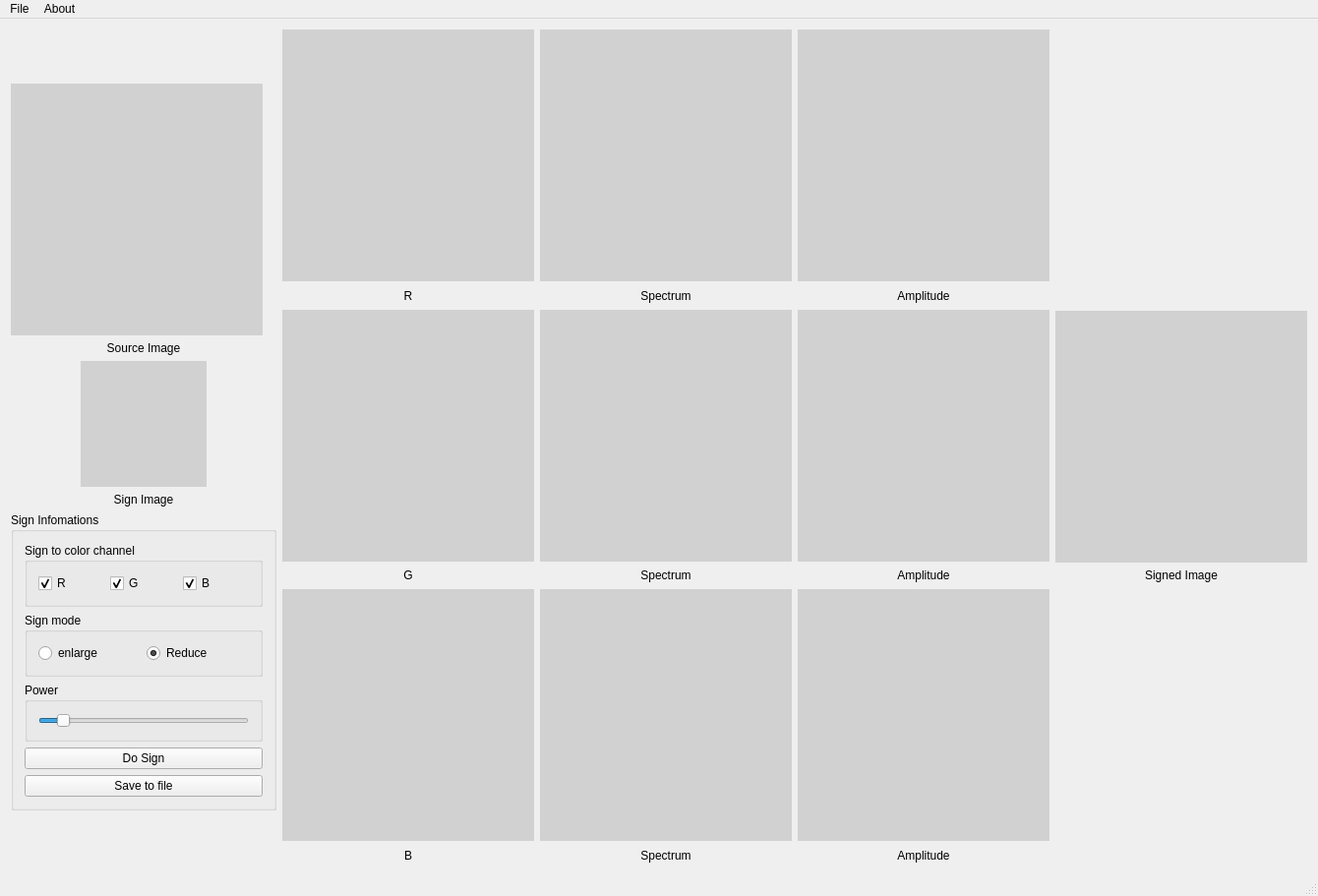
<?xml version="1.0" encoding="UTF-8"?>
<ui version="4.0">
 <class>ImageSignerClass</class>
 <widget class="QMainWindow" name="ImageSignerClass">
  <property name="geometry">
   <rect>
    <x>0</x>
    <y>0</y>
    <width>1340</width>
    <height>911</height>
   </rect>
  </property>
  <property name="windowTitle">
   <string>ImageSigner</string>
  </property>
  <widget class="QWidget" name="centralWidget">
   <layout class="QHBoxLayout" name="horizontalLayout_7">
    <item>
     <layout class="QVBoxLayout" name="verticalLayout_13">
      <item>
       <spacer name="verticalSpacer_2">
        <property name="orientation">
         <enum>Qt::Vertical</enum>
        </property>
        <property name="sizeHint" stdset="0">
         <size>
          <width>20</width>
          <height>40</height>
         </size>
        </property>
       </spacer>
      </item>
      <item>
       <layout class="QVBoxLayout" name="verticalLayout">
        <item>
         <widget class="QWidget" name="widget_Res" native="true">
          <property name="minimumSize">
           <size>
            <width>256</width>
            <height>256</height>
           </size>
          </property>
          <property name="maximumSize">
           <size>
            <width>256</width>
            <height>256</height>
           </size>
          </property>
          <property name="styleSheet">
           <string notr="true">background-color: rgb(209, 209, 209);</string>
          </property>
         </widget>
        </item>
        <item>
         <widget class="QLabel" name="label">
          <property name="text">
           <string>Source Image</string>
          </property>
          <property name="alignment">
           <set>Qt::AlignCenter</set>
          </property>
         </widget>
        </item>
       </layout>
      </item>
      <item>
       <layout class="QVBoxLayout" name="verticalLayout_11">
        <item>
         <layout class="QHBoxLayout" name="horizontalLayout_4">
          <item>
           <spacer name="horizontalSpacer">
            <property name="orientation">
             <enum>Qt::Horizontal</enum>
            </property>
            <property name="sizeHint" stdset="0">
             <size>
              <width>40</width>
              <height>20</height>
             </size>
            </property>
           </spacer>
          </item>
          <item>
           <widget class="QWidget" name="widget_Sign" native="true">
            <property name="minimumSize">
             <size>
              <width>128</width>
              <height>128</height>
             </size>
            </property>
            <property name="maximumSize">
             <size>
              <width>128</width>
              <height>128</height>
             </size>
            </property>
            <property name="styleSheet">
             <string notr="true">background-color: rgb(209, 209, 209);</string>
            </property>
           </widget>
          </item>
          <item>
           <spacer name="horizontalSpacer_2">
            <property name="orientation">
             <enum>Qt::Horizontal</enum>
            </property>
            <property name="sizeHint" stdset="0">
             <size>
              <width>40</width>
              <height>20</height>
             </size>
            </property>
           </spacer>
          </item>
         </layout>
        </item>
        <item>
         <widget class="QLabel" name="label_11">
          <property name="text">
           <string>Sign Image</string>
          </property>
          <property name="alignment">
           <set>Qt::AlignCenter</set>
          </property>
         </widget>
        </item>
        <item>
         <widget class="QGroupBox" name="groupBox">
          <property name="title">
           <string>Sign Infomations</string>
          </property>
          <layout class="QVBoxLayout" name="verticalLayout_16">
           <item>
            <widget class="QGroupBox" name="groupBox_2">
             <property name="title">
              <string>Sign to color channel</string>
             </property>
             <layout class="QVBoxLayout" name="verticalLayout_14">
              <item>
               <layout class="QHBoxLayout" name="horizontalLayout_5">
                <item>
                 <widget class="QCheckBox" name="checkBox_R">
                  <property name="text">
                   <string>R</string>
                  </property>
                  <property name="checked">
                   <bool>true</bool>
                  </property>
                 </widget>
                </item>
                <item>
                 <widget class="QCheckBox" name="checkBox_G">
                  <property name="text">
                   <string>G</string>
                  </property>
                  <property name="checked">
                   <bool>true</bool>
                  </property>
                 </widget>
                </item>
                <item>
                 <widget class="QCheckBox" name="checkBox_B">
                  <property name="text">
                   <string>B</string>
                  </property>
                  <property name="checked">
                   <bool>true</bool>
                  </property>
                 </widget>
                </item>
               </layout>
              </item>
             </layout>
            </widget>
           </item>
           <item>
            <widget class="QGroupBox" name="groupBox_3">
             <property name="title">
              <string>Sign mode</string>
             </property>
             <layout class="QHBoxLayout" name="horizontalLayout_6">
              <item>
               <widget class="QRadioButton" name="radioButton_Enlarge">
                <property name="text">
                 <string>enlarge</string>
                </property>
               </widget>
              </item>
              <item>
               <widget class="QRadioButton" name="radioButton_Reduce">
                <property name="text">
                 <string>Reduce</string>
                </property>
                <property name="checked">
                 <bool>true</bool>
                </property>
               </widget>
              </item>
             </layout>
            </widget>
           </item>
           <item>
            <widget class="QGroupBox" name="groupBox_4">
             <property name="title">
              <string>Power</string>
             </property>
             <layout class="QVBoxLayout" name="verticalLayout_15">
              <item>
               <widget class="QSlider" name="horizontalSlider_Power">
                <property name="minimum">
                 <number>1</number>
                </property>
                <property name="maximum">
                 <number>100</number>
                </property>
                <property name="value">
                 <number>10</number>
                </property>
                <property name="orientation">
                 <enum>Qt::Horizontal</enum>
                </property>
               </widget>
              </item>
             </layout>
            </widget>
           </item>
           <item>
            <widget class="QPushButton" name="pushButton_DoSign">
             <property name="text">
              <string>Do Sign</string>
             </property>
            </widget>
           </item>
           <item>
            <widget class="QPushButton" name="pushButton_SaveTo">
             <property name="text">
              <string>Save to file</string>
             </property>
            </widget>
           </item>
          </layout>
         </widget>
        </item>
       </layout>
      </item>
      <item>
       <spacer name="verticalSpacer">
        <property name="orientation">
         <enum>Qt::Vertical</enum>
        </property>
        <property name="sizeHint" stdset="0">
         <size>
          <width>20</width>
          <height>40</height>
         </size>
        </property>
       </spacer>
      </item>
     </layout>
    </item>
    <item>
     <layout class="QVBoxLayout" name="verticalLayout_12">
      <item>
       <layout class="QHBoxLayout" name="horizontalLayout">
        <item>
         <layout class="QVBoxLayout" name="verticalLayout_4">
          <item>
           <widget class="QWidget" name="widget_RColor" native="true">
            <property name="minimumSize">
             <size>
              <width>256</width>
              <height>256</height>
             </size>
            </property>
            <property name="styleSheet">
             <string notr="true">background-color: rgb(209, 209, 209);</string>
            </property>
           </widget>
          </item>
          <item>
           <widget class="QLabel" name="label_4">
            <property name="text">
             <string>R</string>
            </property>
            <property name="alignment">
             <set>Qt::AlignCenter</set>
            </property>
           </widget>
          </item>
         </layout>
        </item>
        <item>
         <layout class="QVBoxLayout" name="verticalLayout_2">
          <item>
           <widget class="QWidget" name="widget_RSpec" native="true">
            <property name="minimumSize">
             <size>
              <width>256</width>
              <height>256</height>
             </size>
            </property>
            <property name="maximumSize">
             <size>
              <width>256</width>
              <height>16777215</height>
             </size>
            </property>
            <property name="styleSheet">
             <string notr="true">background-color: rgb(209, 209, 209);</string>
            </property>
           </widget>
          </item>
          <item>
           <widget class="QLabel" name="label_2">
            <property name="text">
             <string>Spectrum</string>
            </property>
            <property name="alignment">
             <set>Qt::AlignCenter</set>
            </property>
           </widget>
          </item>
         </layout>
        </item>
        <item>
         <layout class="QVBoxLayout" name="verticalLayout_3">
          <item>
           <widget class="QWidget" name="widget_RAmp" native="true">
            <property name="minimumSize">
             <size>
              <width>256</width>
              <height>256</height>
             </size>
            </property>
            <property name="styleSheet">
             <string notr="true">background-color: rgb(209, 209, 209);</string>
            </property>
           </widget>
          </item>
          <item>
           <widget class="QLabel" name="label_3">
            <property name="text">
             <string>Amplitude</string>
            </property>
            <property name="alignment">
             <set>Qt::AlignCenter</set>
            </property>
           </widget>
          </item>
         </layout>
        </item>
       </layout>
      </item>
      <item>
       <layout class="QHBoxLayout" name="horizontalLayout_2">
        <item>
         <layout class="QVBoxLayout" name="verticalLayout_5">
          <item>
           <widget class="QWidget" name="widget_GColor" native="true">
            <property name="minimumSize">
             <size>
              <width>256</width>
              <height>256</height>
             </size>
            </property>
            <property name="styleSheet">
             <string notr="true">background-color: rgb(209, 209, 209);</string>
            </property>
           </widget>
          </item>
          <item>
           <widget class="QLabel" name="label_5">
            <property name="text">
             <string>G</string>
            </property>
            <property name="alignment">
             <set>Qt::AlignCenter</set>
            </property>
           </widget>
          </item>
         </layout>
        </item>
        <item>
         <layout class="QVBoxLayout" name="verticalLayout_6">
          <item>
           <widget class="QWidget" name="widget_GSpec" native="true">
            <property name="minimumSize">
             <size>
              <width>256</width>
              <height>256</height>
             </size>
            </property>
            <property name="maximumSize">
             <size>
              <width>256</width>
              <height>16777215</height>
             </size>
            </property>
            <property name="styleSheet">
             <string notr="true">background-color: rgb(209, 209, 209);</string>
            </property>
           </widget>
          </item>
          <item>
           <widget class="QLabel" name="label_6">
            <property name="text">
             <string>Spectrum</string>
            </property>
            <property name="alignment">
             <set>Qt::AlignCenter</set>
            </property>
           </widget>
          </item>
         </layout>
        </item>
        <item>
         <layout class="QVBoxLayout" name="verticalLayout_7">
          <item>
           <widget class="QWidget" name="widget_GAmp" native="true">
            <property name="minimumSize">
             <size>
              <width>256</width>
              <height>256</height>
             </size>
            </property>
            <property name="styleSheet">
             <string notr="true">background-color: rgb(209, 209, 209);</string>
            </property>
           </widget>
          </item>
          <item>
           <widget class="QLabel" name="label_7">
            <property name="text">
             <string>Amplitude</string>
            </property>
            <property name="alignment">
             <set>Qt::AlignCenter</set>
            </property>
           </widget>
          </item>
         </layout>
        </item>
       </layout>
      </item>
      <item>
       <layout class="QHBoxLayout" name="horizontalLayout_3">
        <item>
         <layout class="QVBoxLayout" name="verticalLayout_8">
          <item>
           <widget class="QWidget" name="widget_BColor" native="true">
            <property name="minimumSize">
             <size>
              <width>256</width>
              <height>256</height>
             </size>
            </property>
            <property name="styleSheet">
             <string notr="true">background-color: rgb(209, 209, 209);</string>
            </property>
           </widget>
          </item>
          <item>
           <widget class="QLabel" name="label_8">
            <property name="text">
             <string>B</string>
            </property>
            <property name="alignment">
             <set>Qt::AlignCenter</set>
            </property>
           </widget>
          </item>
         </layout>
        </item>
        <item>
         <layout class="QVBoxLayout" name="verticalLayout_9">
          <item>
           <widget class="QWidget" name="widget_BSpec" native="true">
            <property name="minimumSize">
             <size>
              <width>256</width>
              <height>256</height>
             </size>
            </property>
            <property name="maximumSize">
             <size>
              <width>256</width>
              <height>16777215</height>
             </size>
            </property>
            <property name="styleSheet">
             <string notr="true">background-color: rgb(209, 209, 209);</string>
            </property>
           </widget>
          </item>
          <item>
           <widget class="QLabel" name="label_9">
            <property name="text">
             <string>Spectrum</string>
            </property>
            <property name="alignment">
             <set>Qt::AlignCenter</set>
            </property>
           </widget>
          </item>
         </layout>
        </item>
        <item>
         <layout class="QVBoxLayout" name="verticalLayout_10">
          <item>
           <widget class="QWidget" name="widget_BAmp" native="true">
            <property name="minimumSize">
             <size>
              <width>256</width>
              <height>256</height>
             </size>
            </property>
            <property name="styleSheet">
             <string notr="true">background-color: rgb(209, 209, 209);</string>
            </property>
           </widget>
          </item>
          <item>
           <widget class="QLabel" name="label_10">
            <property name="text">
             <string>Amplitude</string>
            </property>
            <property name="alignment">
             <set>Qt::AlignCenter</set>
            </property>
           </widget>
          </item>
         </layout>
        </item>
       </layout>
      </item>
     </layout>
    </item>
    <item>
     <layout class="QVBoxLayout" name="verticalLayout_18">
      <item>
       <spacer name="verticalSpacer_3">
        <property name="orientation">
         <enum>Qt::Vertical</enum>
        </property>
        <property name="sizeHint" stdset="0">
         <size>
          <width>20</width>
          <height>40</height>
         </size>
        </property>
       </spacer>
      </item>
      <item>
       <layout class="QVBoxLayout" name="verticalLayout_17">
        <item>
         <widget class="QWidget" name="widget_SignedImage" native="true">
          <property name="minimumSize">
           <size>
            <width>256</width>
            <height>256</height>
           </size>
          </property>
          <property name="maximumSize">
           <size>
            <width>256</width>
            <height>256</height>
           </size>
          </property>
          <property name="styleSheet">
           <string notr="true">background-color: rgb(209, 209, 209);</string>
          </property>
         </widget>
        </item>
        <item>
         <widget class="QLabel" name="label_12">
          <property name="text">
           <string>Signed Image</string>
          </property>
          <property name="alignment">
           <set>Qt::AlignCenter</set>
          </property>
         </widget>
        </item>
       </layout>
      </item>
      <item>
       <spacer name="verticalSpacer_4">
        <property name="orientation">
         <enum>Qt::Vertical</enum>
        </property>
        <property name="sizeHint" stdset="0">
         <size>
          <width>20</width>
          <height>40</height>
         </size>
        </property>
       </spacer>
      </item>
     </layout>
    </item>
   </layout>
  </widget>
  <widget class="QMenuBar" name="menuBar">
   <property name="geometry">
    <rect>
     <x>0</x>
     <y>0</y>
     <width>1340</width>
     <height>23</height>
    </rect>
   </property>
   <widget class="QMenu" name="menuFile">
    <property name="title">
     <string>File</string>
    </property>
    <addaction name="actionOpen_Source_Image"/>
    <addaction name="actionOpen_Sign_Image"/>
    <addaction name="actionExit"/>
   </widget>
   <widget class="QMenu" name="menuAbout">
    <property name="title">
     <string>About</string>
    </property>
    <addaction name="actionAbout_ImageSigner"/>
   </widget>
   <addaction name="menuFile"/>
   <addaction name="menuAbout"/>
  </widget>
  <widget class="QStatusBar" name="statusBar"/>
  <action name="actionOpen_Source_Image">
   <property name="text">
    <string>Open Source Image</string>
   </property>
  </action>
  <action name="actionOpen_Sign_Image">
   <property name="text">
    <string>Open Sign Image</string>
   </property>
  </action>
  <action name="actionExit">
   <property name="text">
    <string>Exit</string>
   </property>
  </action>
  <action name="actionAbout_ImageSigner">
   <property name="text">
    <string>About ImageSigner</string>
   </property>
  </action>
 </widget>
 <layoutdefault spacing="6" margin="11"/>
 <resources>
  <include location="imagesigner.qrc"/>
 </resources>
 <connections/>
</ui>
